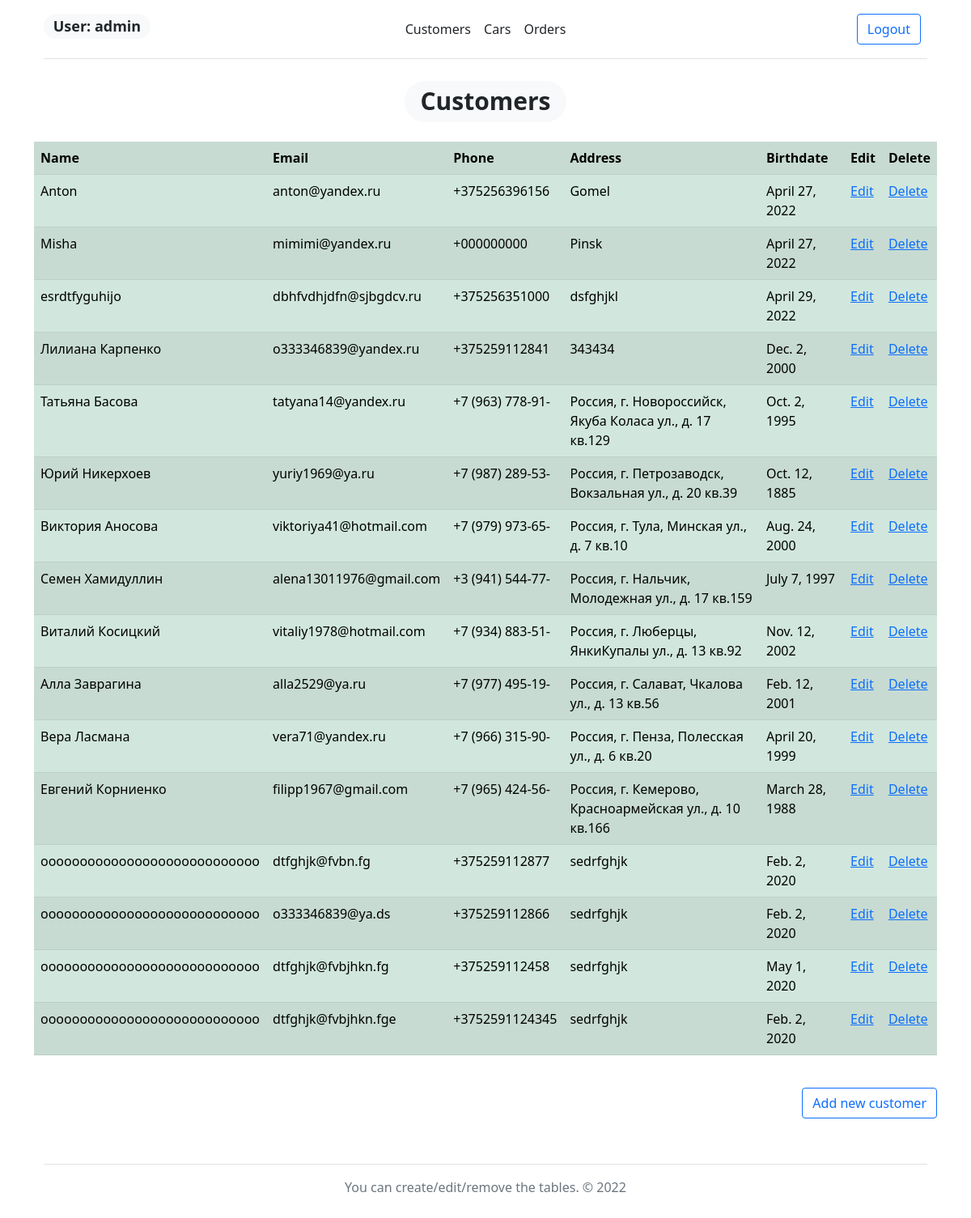
Before: / (signed in) with the older database file.
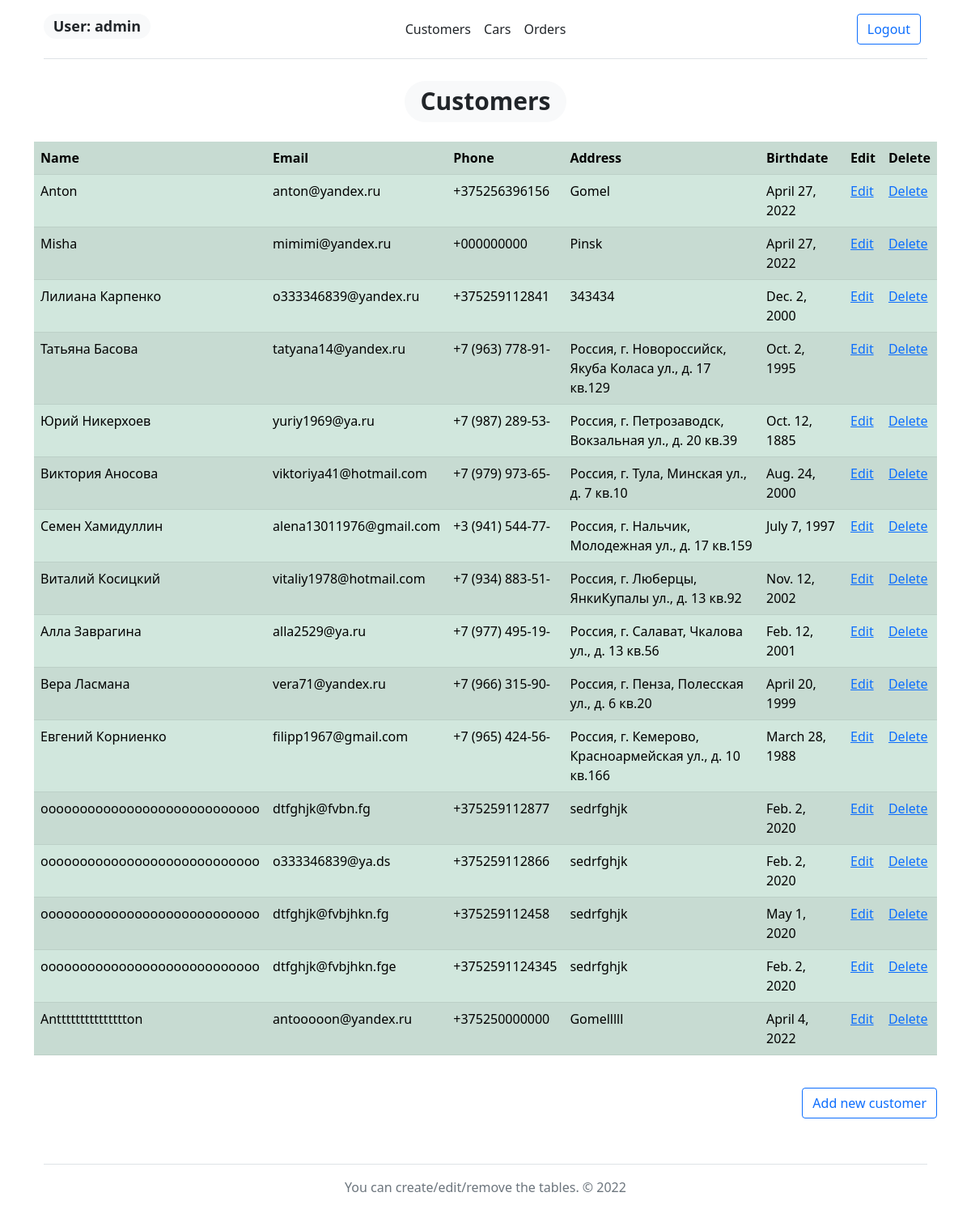
After: the same page with the newer database file.
### users/models.py (models this page shows, shortened)
class Customer(models.Model):
    Name = models.CharField('Name Customer', max_length=100)
    EmailRegex = RegexValidator(regex=r"^[-\w.]+@([A-z0-9][-A-z0-9]+\.)+[A-z]{2,4}$")
    Email = models.EmailField('Email Customer', validators=[EmailRegex], max_length=254, unique=True)
    PhoneNumberRegex = RegexValidator(regex=r"^(\+\d{1,3})?,?\s?\d{8,13}")
    Phone = models.CharField('Phone Customer', validators=[PhoneNumberRegex], max_length=16, unique=True)
    Address = models.CharField('Address Customer', max_length=100)
    Birthdate = models.DateField('Birthdate Customer')

### users/views.py (the view)
# urls.py: path('', customer_home, name='customer_home'),
@login_required
def customer_home(request):
    customer = Customer.objects.all()
    if request.user.is_anonymous:
        role = 'anonymous'
    else:
        role = Group.objects.filter(user = request.user)[0].name
    print(role == "admin")
    if request.method == 'POST':
        form = CustomerForm(request.POST)
        if form.is_valid():
            form.save()
        print(form.is_valid())
    return render(request, 'customer.html', {'customer': customer,
                                             'form_customer': CustomerForm(),
                                             'role': role})

### templates/customer.html (shortened to what this page needs)
{% extends 'base.html' %}
{% block content %}
<center><h1><span class="badge rounded-pill bg-light text-dark">Customers</span></h1></center>
{% if edit_customer %}
<p class="mt-4">Editing</p>
<form id="edit_customer" method="post">
    {% csrf_token %}
    {{form_customer}}
</form>
<button form="edit_customer" type="submit" class="btn btn-primary mt-4">Edit</button>
{% else %}
<table class="table table-success table-striped mt-4">
    <tr>
        <th>Name</th>
        <th>Email</th>
        <th>Phone</th>
        <th>Address</th>
        <th>Birthdate</th>
        {% if request.user.groups.all.0.name != 'Worker' %}
        <th>Edit</th>
        {% if request.user.groups.all.0.name != 'Reception' %}
        <th>Delete</th>
        {% endif %}
        {% endif %}
    </tr>
    {% for el in customer %}
    <tr>
        <td>{{ el.Name }}</td>
        <td>{{ el.Email }}</td>
        <td>{{ el.Phone }}</td>
        <td>{{ el.Address }}</td>
        <td>{{ el.Birthdate }}</td>
        {% if role != 'Worker' %}
        <td><a href="{% url 'edit_customer' el.id %}">Edit</a></td>
        {% if role != 'Reception' %}
        <td><a href="{% url 'delete_customer' el.id %}">Delete</a></td>
        {% endif %}
        {% endif %}
    </tr>
    {% endfor %}
</table>
{% endif %}
{% if request.user.groups.all.0.name != 'Worker' %}
<p align="right">
    <button type="button" class="btn btn-outline-primary mt-4" data-bs-toggle="modal" data-bs-target="#exampleModal">
        Add new customer
    </button>
</p>
{% endif %}
{% endblock %}

Changed rows visible on the page:
removed Customer: Name "esrdtfyguhijo", Email "dbhfvdhjdfn@sjbgdcv.ru", Phone "+375256351000", Address "dsfghjkl", Birthdate "April 29, 2022"
added Customer: Name "Anttttttttttttttton", Email "antooooon@yandex.ru", Phone "+375250000000", Address "Gomelllll", Birthdate "April 4, 2022"
